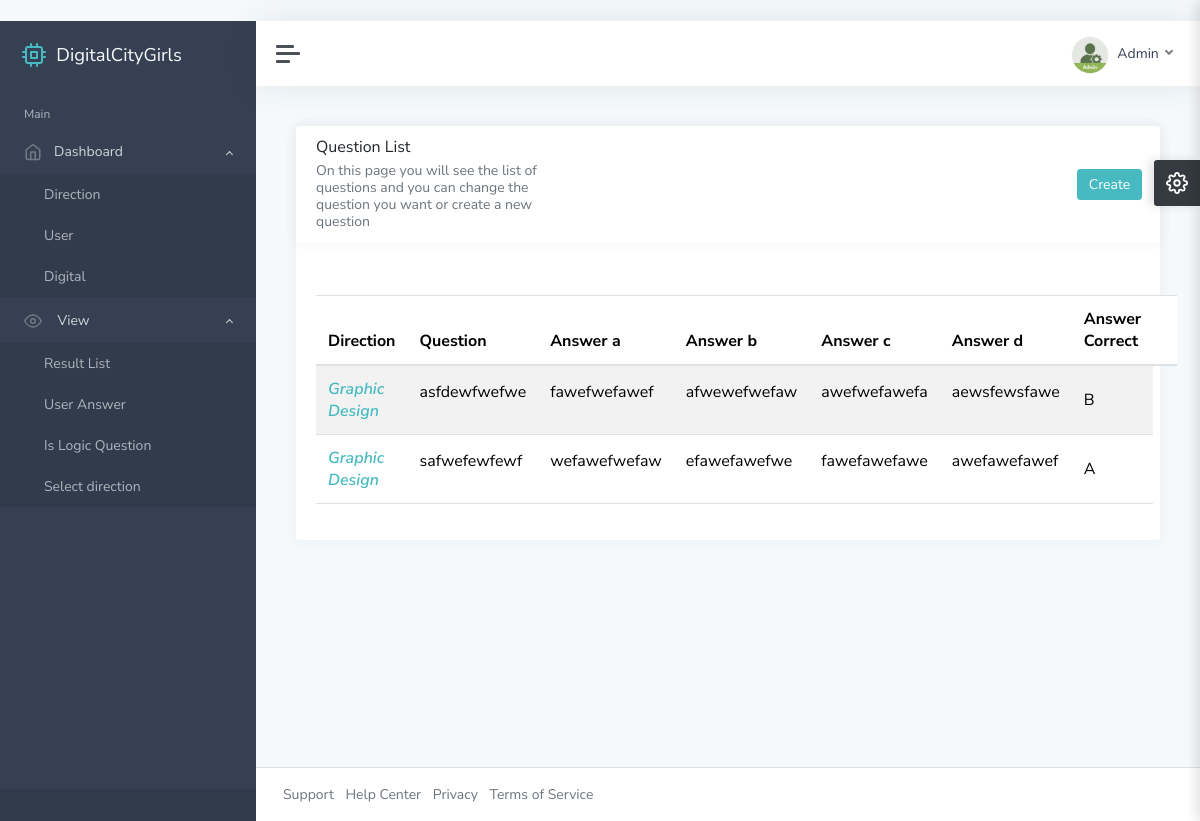
The page /ad/direction-by-question/4/ (signed in) on the database as committed earlier.
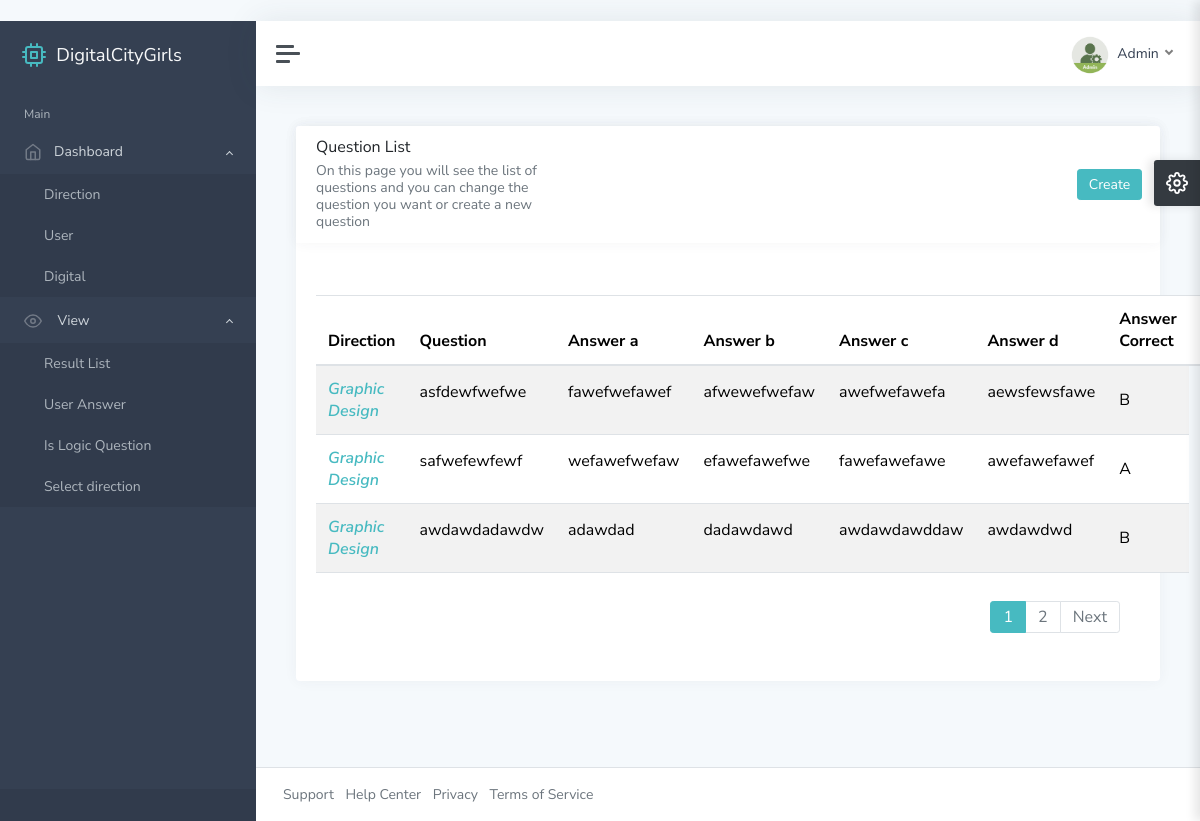
The same page on the database as committed later.
### main/models.py (models this page shows, shortened)
class Question(models.Model):
    direction = models.ForeignKey(Direction, on_delete=models.CASCADE)
    question = RichTextField()
    answer_a = RichTextUploadingField()
    answer_b = RichTextUploadingField()
    answer_c = RichTextUploadingField()
    answer_d = RichTextUploadingField()
    answer_correct = models.IntegerField(choices=(
        (1, 'a'),
        (2, 'b'),
        (3, 'c'),
        (4, 'd'),
    ))

class Direction(models.Model):
    photo = models.ImageField()
    name = models.CharField(max_length=255)
    time = models.DurationField(default=0)
    question_count = models.PositiveIntegerField()
    is_logic = models.BooleanField(default=False)

### adminstrator/views.py (the view)
# urls.py: path("direction-by-question/<int:pk>/", direction_by_question_view, name='direction-by-question'),
@login_required
def direction_by_question_view(request, pk):
    selected_direction = Direction.objects.get(id=pk)
    questions_in_selected_direction = Question.objects.filter(direction=selected_direction)
    paginator = PagenatorPage(questions_in_selected_direction, 3, request)
    return render(request, 'direction-by-question.html', context={'questions': paginator, "dir": pk})

### adminstrator/views.py (called while the page is built)
def PagenatorPage(List, num, request):
    paginator = Paginator(List, num)
    pages = request.GET.get("page")
    try:
        list = paginator.page(pages)
    except PageNotAnInteger:
        list = paginator.page(1)
    except EmptyPage:
        list = paginator.page(paginator.num_pages)
    return list

### template/direction-by-question.html (shortened to what this page needs)
﻿{% extends 'base.html' %}
{% load static %}
{% block content %}
			<main class="content">
				<div class="container-fluid p-0">
					<div class="row">
						<div class="col-12 col-xl-12">
							<div class="card">
								<div class="card">
                                    <div style="display:flex">
                                        <div style="width:45%" class="card-header">
											<h5 class="card-title">Question List</h5>
											<h6 class="card-subtitle text-muted">On this page you will see the list of questions and you can change the question you want or create a new question</h6>
                            			</div>
										<div style="display:flex;flex-direction: column;align-items: center;justify-content: center;width:100%;align-items: flex-end;">
                               				 <a style="margin-right:3%" class="btn btn-primary" href="{% url 'create-question' dir %}" role="button">Create</a>
										</div>
                        			</div>
								</div>
								<div class="card-body">
									<table id="datatables-basic" class="table table-striped" style="width:100%">
										<thead>
											<tr>
												<th>Direction</th>
												<th>Question</th>
												<th>Answer a</th>
												<th>Answer b</th>
												<th>Answer c</th>
												<th>Answer d</th>
												<th>Answer Correct</th>
												<th></th>
											</tr>
										</thead>
										<tbody>
										{% for question in questions %}
											<tr>
												<td><a href="{% url 'edit' question.id %}"><strong><em>{{ question.direction.name}}</em></strong></a></td>
												<td>{{ question.question|slice:":15"|safe }}</td>
												<td>{{ question.answer_a|slice:":15"|safe }}</td>
												<td>{{ question.answer_b|slice:":15"|safe }}</td>
												<td>{{ question.answer_c|slice:":15"|safe }}</td>
												<td>{{ question.answer_d|slice:":15"|safe }}</td>
												<td>{% if question.answer_correct == 1  %}A{% elif question.answer_correct == 2 %} B {% elif question.answer_correct == 3 %} C {% elif question.answer_correct == 4 %} D {% endif %}</td>
											</tr>
										{% endfor %}
										</tbody>
									</table>
									  	{% if questions.paginator.num_pages > 1 %}
										  	<div class="card-footer d-flex justify-content-end">
											  	<nav aria-label="Page navigation">
												  	<ul class="pagination">
														  {% for num in questions.paginator.page_range %}
														  {% if num == questions.number %}
															<li class="page-item active">
																<a class="page-link" href="#" tabindex="-1">{{ num }}</a>
															</li>
														  {% elif num > questions.number|add:'-2' and num < questions.number|add:'2' %}
														   <li class="page-item"><a class="page-link" href="?page={{ num }}">{{ num }}</a></li>
														  {% endif %}
														  {% endfor %}
														  {% if questions.has_next %}
														  <li class="page-item">
																<a class="page-link " href="?page={{ questions.next_page_number }}">
																	Next
																</a>
														  </li>
														  {% endif %}
												  	</ul>
											  	</nav>
										  	</div>
									  	{% endif %}
								</div>
							</div>
						</div>
					</div>
				</div>
			</main>
{% endblock content %}

Rows that differ between the two databases and show on the page:
added Question: direction.name "Graphic Design", question "awdawdadawdw", answer_a "adawdad", answer_b "dadawdawd", answer_c "awdawdawddaw", answer_d "awdawdwd", answer_correct "B"
Other text that changed with them:
new list line: "1"
new list line: "2"
text now shown: "Next"
